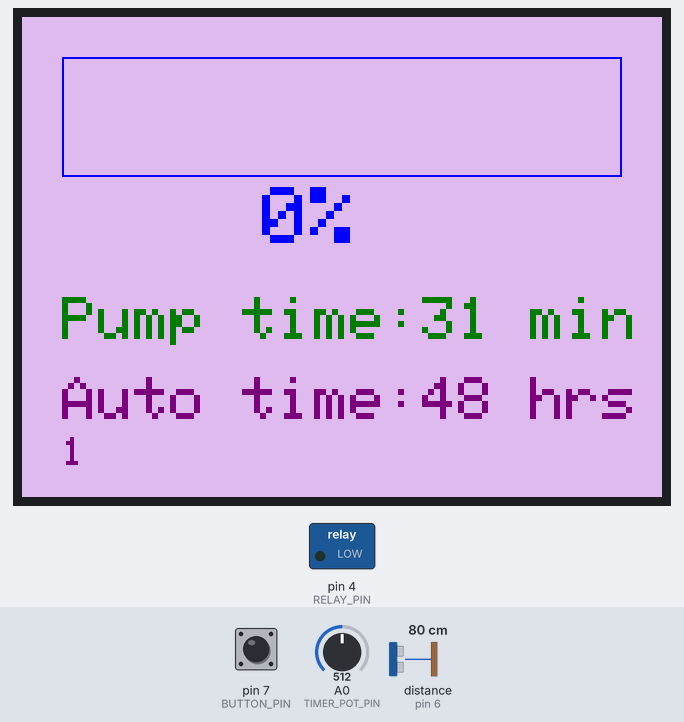
Simulated run of this sketch. Board: Arduino Uno, built with avr-gcc and run on an emulated ATmega328P. Shown: 320×240 colour display, switched loads named in the sketch (green lamp = pin HIGH). Wiring (inferred from the names in the program): ultrasonic range finder: trigger pin 5; echo pin 6. Inputs (shaded band) come from the test bench; at power-on: pin 7 (BUTTON_PIN) HIGH, A0 (TIMER_POT_PIN) = 512, distance to the obstacle (sensor on pin 6) 80 cm. The echo pulse lasts 58.3 µs per cm; pins used as bus, display or sensor lines are not drawn; what the sketch prints to the serial monitor is not drawn.

Above: at 4.4 s.
4.5 s: pin 7 (BUTTON_PIN) pulled LOW for 0.15 s
At 6.2 s:
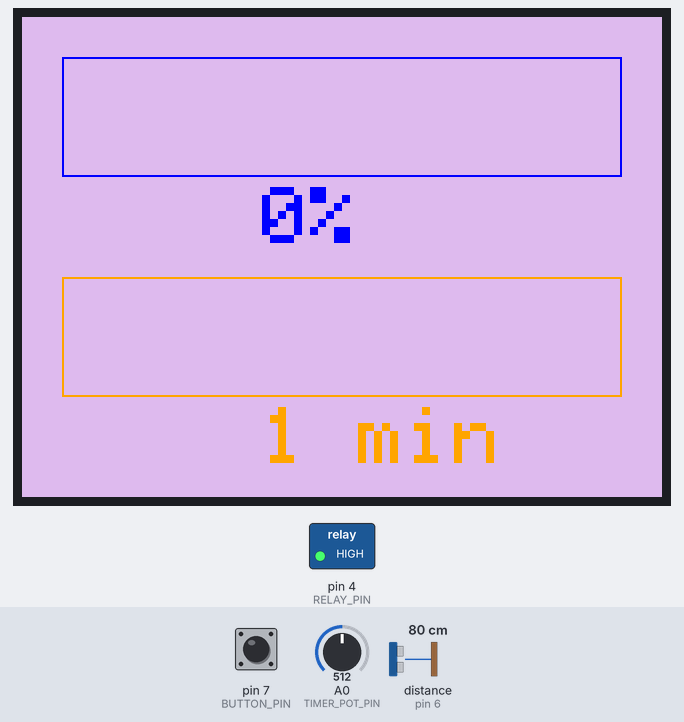
6.5 s: pin 7 (BUTTON_PIN) pulled LOW for 1 s
At 6.77 s:
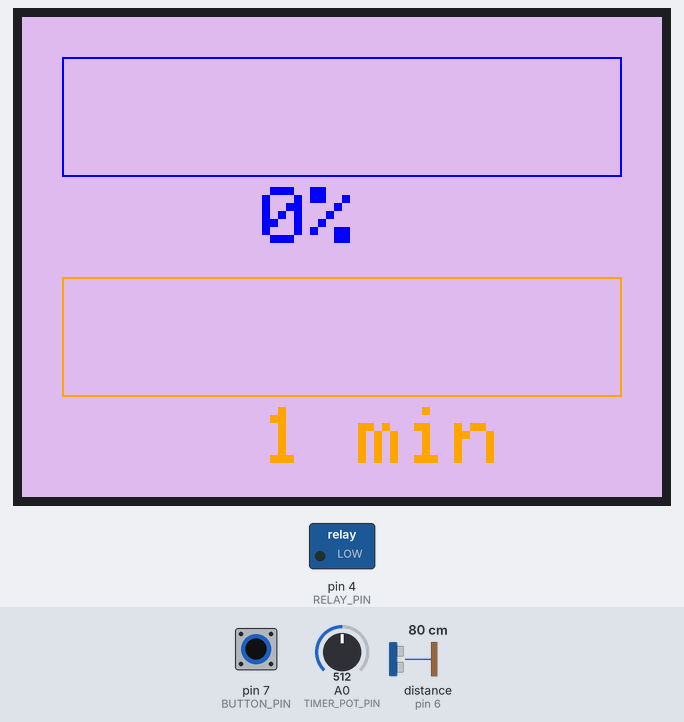
9.0 s: A0 (TIMER_POT_PIN) set to 716
At 10.2 s:
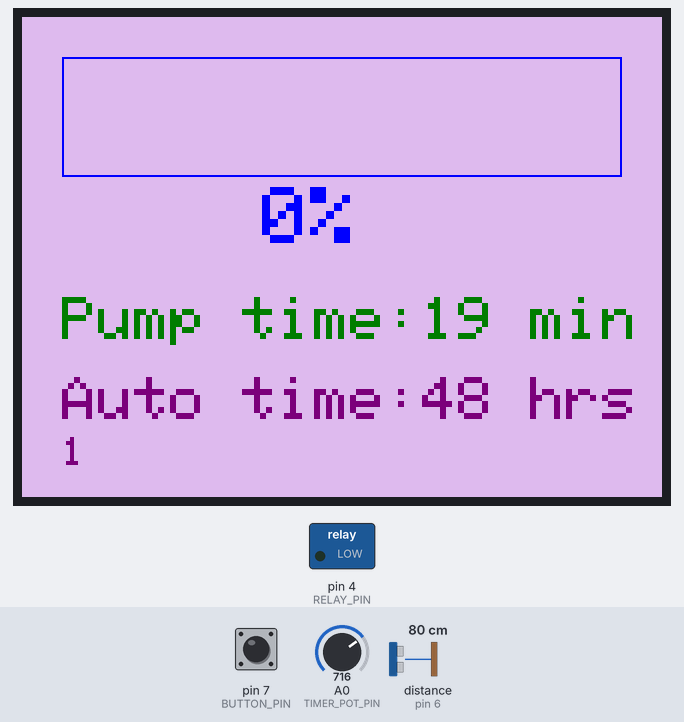
10.7 s: A0 (TIMER_POT_PIN) set to 900
At 11.8 s:
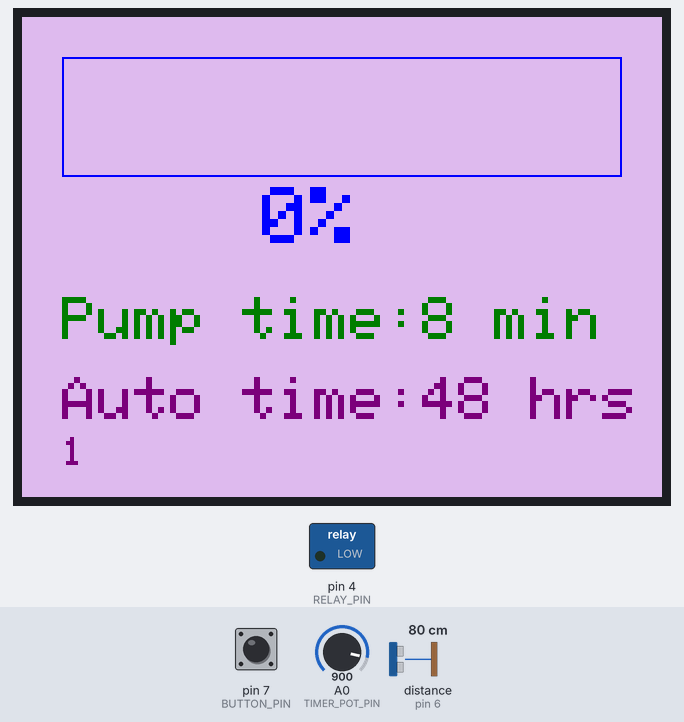
12.4 s: A0 (TIMER_POT_PIN) set to 1023
At 13.1 s:
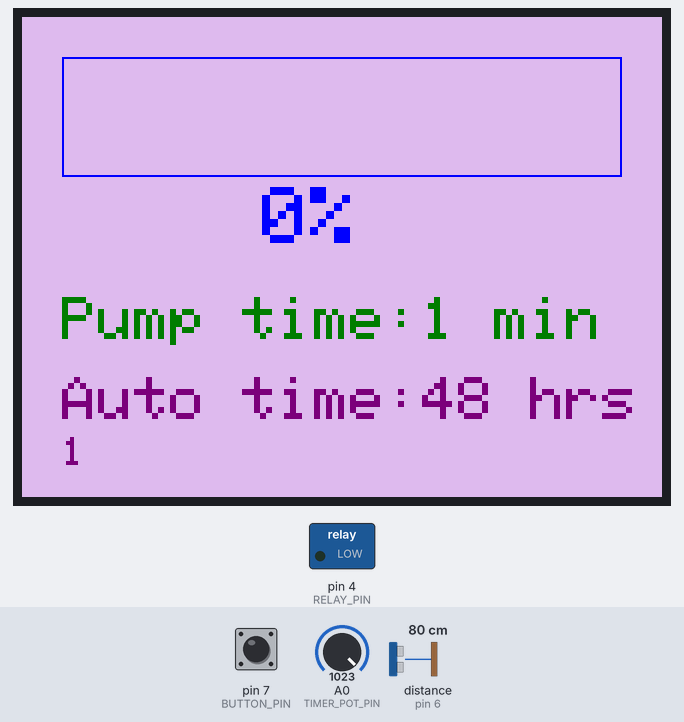
14.1 s: pin 7 (BUTTON_PIN) pulled LOW for 0.15 s
At 14.37 s:
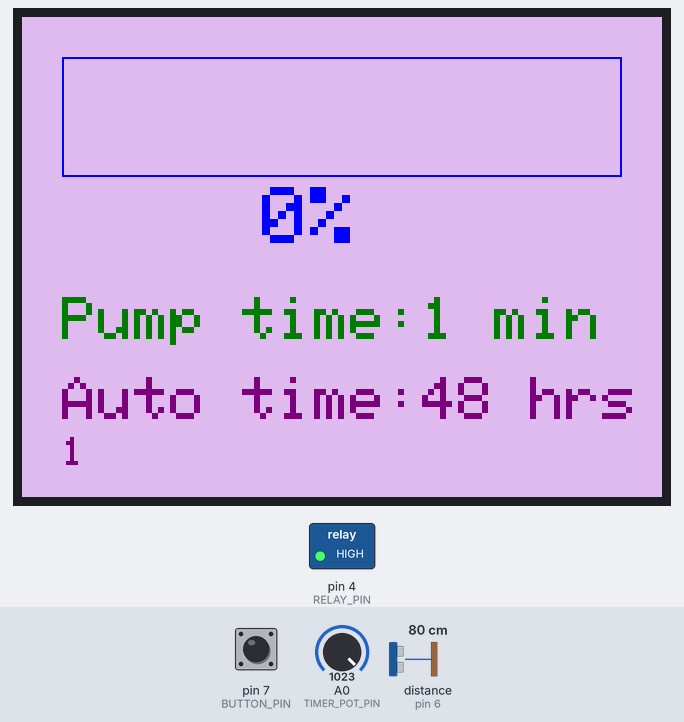
Timing chart, 0 to 18.2 s (numbered marks = the images above; inputs shaded):
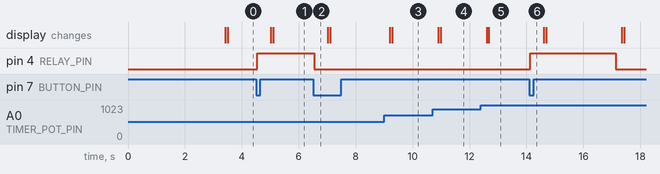

The sketch:

TankWaterLevel.ino
```cpp
/*
   Water tank level meter and pump controller

   Uses Ultrasonic distance measuring device to detect level in water tank. Data is displayed on
   a TFT 2.2' display. Also controls the irrigation pump via a relay - the value of the attached
   potentionmeter controls the time for irrigation.

   Pin assingment:

   Pin  4 - Relay control pin
   Pin  5 - Trigger Pin (out)
   Pin  6 - Echo Pin (in)
   Pin  7 - Push button
   Pin  9 - TFT D/C
   Pin 10 - TFT C/S
   Pin 11 - TFT MOSI
   Pin 13 - TFT SCK

   Pin A0 - Potentiometer input

   Distance measure based on code from https://playground.arduino.cc/Code/SfLCD2/


   Intended for an Arduino Uno

   D. Q. McDonald
   December 2021
*/


#include <stdlib.h>
#include "SPI.h"
#include "Adafruit_GFX.h"
#include "Adafruit_ILI9341.h"
#include <Bounce2.h>
#include <arduino-timer.h>


const int RELAY_PIN = 4;
const int TRIG_PIN = 5;
const int ECHO_PIN = 6 ;
const int BUTTON_PIN = 7;
const int TIMER_POT_PIN = A0;
const long int UPDATE_INTERVAL = 1000 * 120l; // Update display every 120 seconds
const int MAX_PUMP_TIME = 3600; // Pump on for at most an hour
const int AUTO_HOUR_FREQ = 48*60;  // Turn pump automatically every two days - time in minutes
const long int AUTO_PUMP_INTERVAL = 1000 * 60l; // Check for auto-pump every minute
const double MIN_LEVEL_FOR_AUTO = 10.0;

const int TFT_DC_PIN = 9;
const int TFT_CS_PIN = 10;

Adafruit_ILI9341 tft = Adafruit_ILI9341(TFT_CS_PIN, TFT_DC_PIN);

double distance_cm = 0;

double measure_distance(void);
double calculate_level_percentage( double distance );
long int calculate_pump_on_time(void);

double level = 13;

int current_timer_pot_val;
int last_timer_pot_val = -1;
bool pump_on = false;

int auto_pump_min_counter = 0; // The number of minutes since we've auto watered.

bool do_update = false;
void update_display(void);
bool update_cb(void*);
void pump_button_pressed(void);
void change_pump_state( bool pump_state ) ;
bool pump_cb(void*);
bool auto_pump_cb(void*);

Timer<1, millis> update_timer;
Timer<1, millis> pump_timer;
Timer<1, millis> auto_timer;

// Following are distances in cm
const double FULL_DISTANCE = 8.8; // Height when tank is full
const double EMPTY_DISTANCE = 74.5; // Height when tank is empty

// Maximum number of attempts to get a good distance:
const int MAX_DISTANCE_ATTEMPTS = 10;

Bounce debouncer = Bounce();


void setup() {

  pinMode(TRIG_PIN, OUTPUT);
  pinMode(ECHO_PIN, INPUT);
  pinMode(RELAY_PIN, OUTPUT);
  digitalWrite(RELAY_PIN, LOW);

  pinMode(TIMER_POT_PIN, INPUT);

  // Setup the button with an internal pull-up :
  pinMode(BUTTON_PIN, INPUT_PULLUP);

  // After setting up the button, setup the Bounce instance :
  debouncer.attach(BUTTON_PIN);
  debouncer.interval(25); // interval in ms

  Serial.begin(9600);
  Serial.println("Water Tank Meter");

  tft.begin();
  tft.setRotation(3);
  tft.fillScreen(0xDDDD);
  tft.setTextColor(ILI9341_BLUE);
  tft.setCursor(50, 50);
  tft.setTextSize(4);
  tft.println("Irrigation");
  tft.setCursor(50, 110);
  tft.println("Controller");
  tft.setCursor(110, 160);
  tft.println("v1.0");
  delay(3000);

  // Force an update of the data
  do_update = true;

  // Start with pump off
  pump_on = false;
  digitalWrite( RELAY_PIN, LOW);

  update_timer.every(UPDATE_INTERVAL, update_cb);

  auto_timer.every(AUTO_PUMP_INTERVAL, auto_pump_cb );
}


void loop() {


  // Check  value of pot:
  current_timer_pot_val = analogRead(TIMER_POT_PIN);
  if ( abs(current_timer_pot_val - last_timer_pot_val ) > 3 && (not pump_on )) {
    last_timer_pot_val = current_timer_pot_val;
    Serial.print("Timer pot val = ");
    Serial.println(current_timer_pot_val);
    do_update = true;
  }

  // Update the timers:
  update_timer.tick();
  pump_timer.tick();
  auto_timer.tick();

  if ( do_update ) {
    update_display();
  }

  // Update the Bounce instance :
  debouncer.update();

  // Get the updated value :
  //int value = debouncer.read();

  if ( debouncer.fell() ) {
    pump_button_pressed();
  }


  delay(10);
}

/* Use the ultrasonic sensors to measure the distance to the water in cm, this value is returned */
double measure_distance(void)
{

  long duration;
  double distance = 50;


  int count = 0;
  bool done = false;
  while ( not done ) {


    digitalWrite(TRIG_PIN, LOW);
    delayMicroseconds(45);
    digitalWrite(TRIG_PIN, HIGH);
    delayMicroseconds(11);
    digitalWrite(TRIG_PIN, LOW);
    duration = pulseIn(ECHO_PIN, HIGH);
    Serial.print("Duration = ");
    Serial.println(duration);
    distance = duration * 0.0340 / 2;

    if ( distance > 0.05  or count > MAX_DISTANCE_ATTEMPTS ) {
      done = true;
    }
    count ++;
  }

  return distance;
}

/** Given the distance to the water in cm, calculate the % of the total capacity this represents and
    return that value
*/
double calculate_level_percentage( double distance )
{
  double lvl_perc;
  //Calculate the % level
  lvl_perc = 1 - (distance - FULL_DISTANCE) / (EMPTY_DISTANCE - FULL_DISTANCE);
  lvl_perc = lvl_perc * 100.0;
  if (lvl_perc > 100.0) {
    lvl_perc = 100.0;
  }
  if ( lvl_perc < 0.0 ) {
    lvl_perc = 0.0;
  }

  return lvl_perc;
}


void update_display(void) {


  Serial.println("");
  Serial.println("Update display starting");

  distance_cm = measure_distance();
  Serial.print("Distance(cm) = ");
  Serial.println(distance_cm);

  level = calculate_level_percentage(distance_cm);
  Serial.print("Level(%) = ");
  Serial.println(level);

  tft.begin();
  tft.setRotation(3);
  tft.fillScreen(0xDDDD);

  int rect_width = 280;
  int rect_height  = 60;
  int rect_x = 20;
  int rect_y = 20;
  tft.drawRect( rect_x, rect_y, rect_width, rect_height, ILI9341_BLUE);

  rect_width = (int)((level / 100.0) * rect_width);
  Serial.print("Rect width = ");
  Serial.println(rect_width);
  tft.fillRect( rect_x, rect_y, rect_width, rect_height, ILI9341_BLUE);
  tft.setCursor(120, rect_y + rect_height + 5);
  tft.setTextColor(ILI9341_BLUE);
  tft.setTextSize(4);
  tft.print((int)level);
  tft.println("%");

  if ( not pump_on ) {
    tft.setCursor(20, 140);
    tft.setTextSize(3);
    tft.setTextColor(ILI9341_DARKGREEN);
    tft.print("Pump time:");
    int on_time = (calculate_pump_on_time() / 60) + 1;
    tft.print(on_time);
    tft.println(" min");
    tft.setCursor(20, 180);
    tft.setTextSize(3);
    tft.setTextColor(ILI9341_PURPLE);
    tft.print("Auto time:");
    int auto_time = AUTO_HOUR_FREQ - auto_pump_min_counter;
    tft.print(int(auto_time/60)+1);
    tft.println(" hrs");
    Serial.print("Minutes to auto = ");
    Serial.println(int(auto_time));
    tft.setCursor(20, 210);
    tft.setTextSize(2);
    tft.println(auto_pump_min_counter);

  } else {
    rect_width = 280;
    rect_height  = 60;
    rect_x = 20;
    rect_y = 130;
    tft.drawRect( rect_x, rect_y, rect_width, rect_height, ILI9341_ORANGE);
    long int time_left = pump_timer.ticks() / 1000;
    Serial.print("Timer ticks = ");
    Serial.println(time_left);
    long int pump_on_time = calculate_pump_on_time();
    Serial.print("Time on = ");
    Serial.println(pump_on_time);
    rect_width = int( (float)(time_left) / (calculate_pump_on_time()) * rect_width);
    Serial.print("Rect width = ");
    Serial.println(rect_width);
    tft.fillRect( rect_x, rect_y, rect_width, rect_height, ILI9341_ORANGE);
    tft.setCursor(120, rect_y + rect_height + 5);
    tft.setTextColor(ILI9341_ORANGE);
    tft.setTextSize(4);
    tft.print((int)(time_left / 60.0) + 1);
    tft.println(" min");
  }

  Serial.println("Update display done");
  Serial.println("");
  do_update = false;
  return;
}

void pump_button_pressed(void) {
  // Handle the push button for the pump being pressed
  Serial.println("Button pressed");
  pump_on = ! pump_on;
  change_pump_state( pump_on );
  do_update = true;
  delay(300);
}

void change_pump_state( bool pump_state ) {
  // Turn the pump on or off depending on the state of "pump_state "
  pump_timer.cancel();
  if ( pump_state ) {
    digitalWrite(RELAY_PIN, HIGH );
    Serial.println("Turning pump on");

    long int on_time = calculate_pump_on_time() * 1000;
    Serial.print("Timer on time =");
    Serial.println(on_time);
    pump_timer.in(on_time, pump_cb);
  } else {
    Serial.println("Turning pump off");
    digitalWrite(RELAY_PIN, LOW );
  }

}

bool update_cb(void*) {
  // Call back for update timer
  do_update = true;
  return true;
}

bool auto_pump_cb(void*) {
  // A
  auto_pump_min_counter = auto_pump_min_counter + 1;

  // If time is up and level if greater than 10% then pump now:
  if ( (auto_pump_min_counter >= AUTO_HOUR_FREQ) && (level > MIN_LEVEL_FOR_AUTO)) {
    auto_pump_min_counter = 0;
    pump_on = true;
    change_pump_state(pump_on);
    do_update = true;
  }
  return true;
}

bool pump_cb(void*) {
  // Callback for pump timer
  Serial.println("Pump timer finished");
  pump_on = false;
  change_pump_state(pump_on);
  do_update = true;
  // Reset auto watering:
  auto_pump_min_counter = 0;
  return false;
}

long int calculate_pump_on_time(void) {
  // Calculate the time the pump should be on based on the
  // current position of the pot. Return time in seconds
  double frac = (1024 - current_timer_pot_val)  / 1024.0;
  long int on_time =  (int)(frac * MAX_PUMP_TIME);
  //Serial.print("Pump on time = ");
  //Serial.println(on_time);
  return on_time;
}
```

Measured:
- after the input at 4.5 s, pin 4 (RELAY_PIN): LOW → HIGH at once; the display: first changes after 0.51 s (image 1 shows a later state)
- after the input at 6.5 s, pin 4 (RELAY_PIN): HIGH → LOW at once
- after the input at 9.0 s, the display: first changes after 0.19 s (image 3 shows a later state)
- after the input at 10.7 s, the display: first changes after 0.20 s (image 4 shows a later state)
- after the input at 12.4 s, the display: first changes after 0.20 s (image 5 shows a later state)
- after the input at 14.1 s, pin 4 (RELAY_PIN): LOW → HIGH at once, → LOW 3.0 s later
